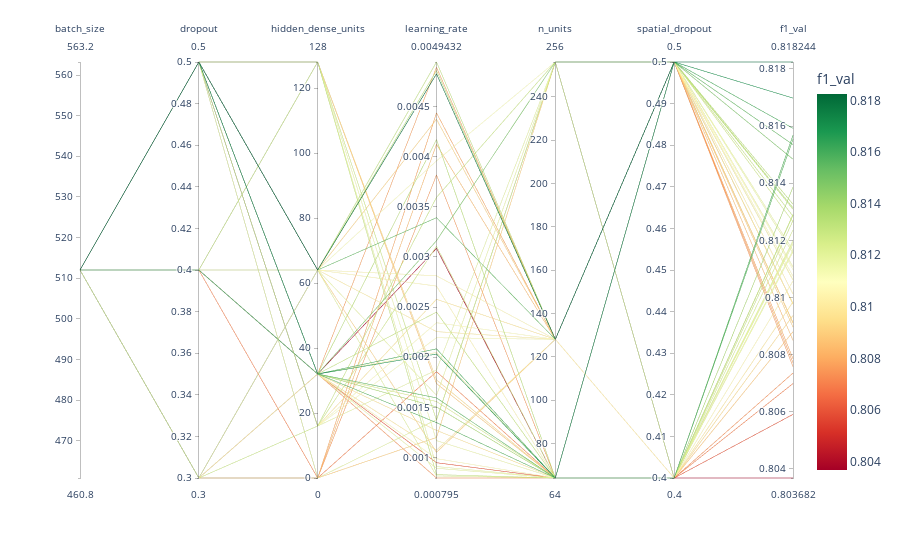

Notebook cell for this chart:
### Code cell
hyperparameters = [   'batch_size', 'dropout',
                      'global_avg_pool', 'global_max_pool',
                      'hidden_dense_units','learning_rate',
                      'n_units', 'spatial_dropout' ]
data = results
log_scale_vars = ['learning_rate']
score_col = 'f1_val'
analyze_hyperparameters(data,score_col,hyperparameters,log_scale_vars)
